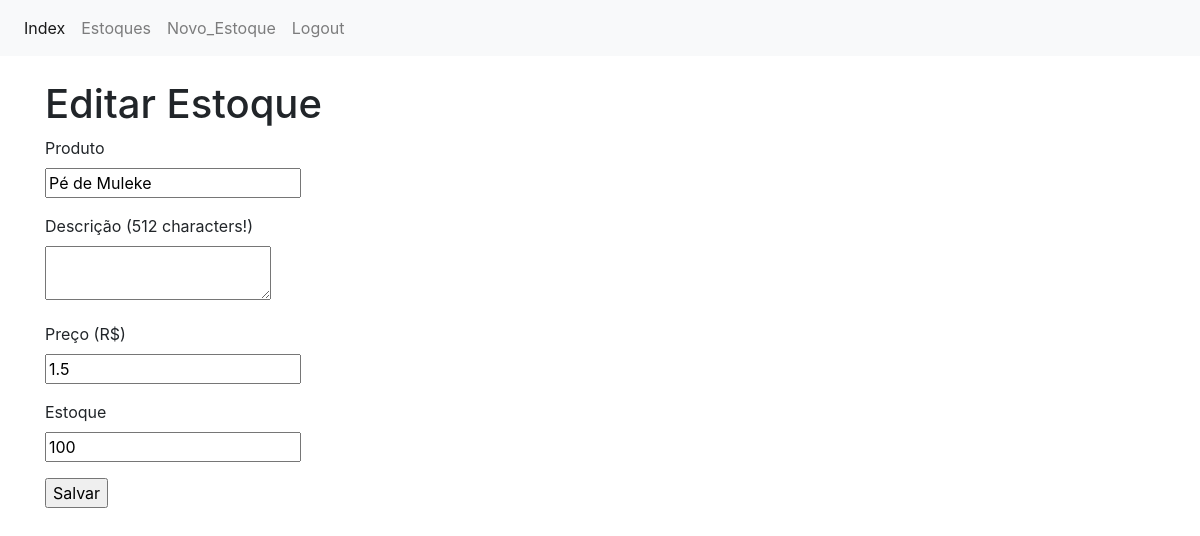
The page /estoques/1/editar (signed in) on the database its author committed.
### app/models/estoque.py (models this page shows, shortened)
class Estoque(db.Model):
  id = db.Column(db.Integer(), primary_key=True)
  produto_nome = db.Column(db.String(64), index=True, unique=True)
  produto_dsc = db.Column(db.String(512), index=True)
  qtd_estoque = db.Column(db.Integer(), index=True)
  qtd_vendidos = db.Column(db.Integer(), index=True)
  preco = db.Column(db.Float(), index=True)
  avaliacao = db.Column(db.Float(), index=True)
  timestamp = db.Column(db.DateTime(), index=True, default=datetime.utcnow)
  usuario_id = db.Column(db.Integer(), db.ForeignKey('usuario.id'))

### app/controllers/default.py (the view, shortened to what this page needs)
@app.route("/estoques/<id>/editar", methods=['GET', 'POST'])
@login_required
def estoque_editar(id):
  form = EstoqueForm()
  e = Estoque.query.get(id)
  if e is None:
    return abort(404)
  return render_template("estoque_edicao.html", form=form, estoque=e, Logged=current_user.is_authenticated)

### app/models/forms.py
class EstoqueForm(FlaskForm):
  produto_nome = StringField('Produto', validators=[DataRequired()])
  produto_dsc = TextAreaField('Descrição', validators=[DataRequired()])
  qtd_estoque = IntegerField('Estoque', validators=[DataRequired()])
  preco = DecimalField('Preço', places = 2, rounding = None, validators=[DataRequired()])
  submit = SubmitField('Salvar')

### app/models/usuario.py (called while the page is built)
@login.user_loader
def load_user(id):
  return Usuario.query.get(int(id))

### app/templates/estoque_edicao.html (shortened to what this page needs)
{% extends 'bootstrap/base.html' %}
{% block html_attribs %} lang="pt-BR"{% endblock %}
{% block styles %}
<link rel="stylesheet" href="https://stackpath.bootstrapcdn.com/bootstrap/4.1.3/css/bootstrap.min.css">
{% endblock %}
{% block content %}
<nav class="navbar navbar-expand-lg navbar-light bg-light">
  <div class="collapse navbar-collapse" id="navbarNavAltMarkup">
    <div class="navbar-nav">
      <a class="nav-item nav-link active" href="/">Index</a>
      <a class="nav-item nav-link" href="/estoques">Estoques</a>
      <a class="nav-item nav-link" href="/estoques/novo">Novo_Estoque</a>
      <a class="nav-item nav-link" href="/logout">Logout</a>
    </div>
  </div>
</nav>
<br>
<div class="container">
  <h1>Editar Estoque</h1>
  <form action="" method="post">
    <p>
      {{ form.produto_nome.label }}<br>
      {{ form.produto_nome(value = estoque.produto_nome) }}
    </p>
    <p>
      {{ form.produto_dsc.label }} (512 characters!)<br>
      {{ form.produto_dsc(value = estoque.produto_dsc) }}
    </p>
    <p>
      {{ form.preco.label }} (R$)<br>
      {{ form.preco(value = estoque.preco) }}
    </p>
    <p>
      {{ form.qtd_estoque.label }}<br>
      {{ form.qtd_estoque(value = estoque.qtd_estoque) }}
    </p>
    <p>
      {{ form.submit() }}
    </p>
  </form>
</div>
{% endblock %}

### rows shown on the page
Estoque: produto_nome "Pé de Muleke", preco "1.5", qtd_estoque "100"
